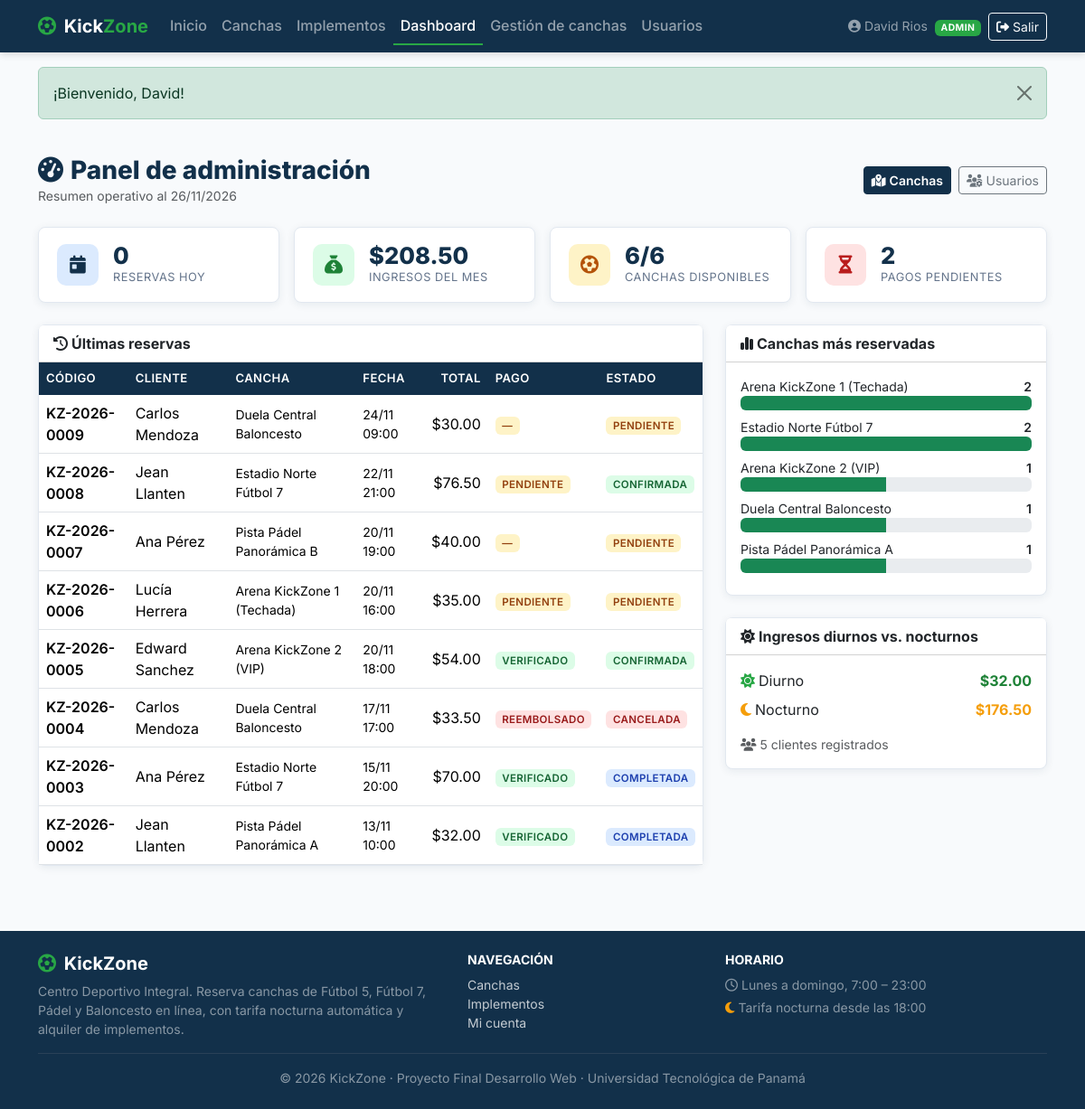
Page /admin/dashboard.php (signed in) on the committed database.
### tables this page shows
CREATE TABLE reservas (
    id_reserva INT AUTO_INCREMENT PRIMARY KEY,
    codigo_reserva VARCHAR(20) NOT NULL UNIQUE,
    id_cliente INT NOT NULL,
    id_cancha INT NOT NULL,
    fecha_reserva DATE NOT NULL,
    hora_inicio TIME NOT NULL,
    hora_fin TIME NOT NULL,
    es_tarifa_nocturna TINYINT(1) NOT NULL DEFAULT 0,
    subtotal_cancha DECIMAL(8,2) NOT NULL,
    subtotal_implementos DECIMAL(8,2) NOT NULL DEFAULT 0.00,
    total_pagar DECIMAL(8,2) NOT NULL,
    notas_cliente VARCHAR(255) NULL,
    estado ENUM('PENDIENTE', 'CONFIRMADA', 'COMPLETADA', 'CANCELADA') NOT NULL DEFAULT 'PENDIENTE',
    fecha_creacion TIMESTAMP DEFAULT CURRENT_TIMESTAMP,
    fecha_actualizacion TIMESTAMP NULL DEFAULT NULL ON UPDATE CURRENT_TIMESTAMP,
    CONSTRAINT chk_reserva_horario CHECK (hora_fin > hora_inicio),
    CONSTRAINT chk_reserva_total CHECK (total_pagar >= 0),
    CONSTRAINT fk_reserva_cliente FOREIGN KEY (id_cliente) REFERENCES usuarios(id_usuario) ON UPDATE CASCADE,
    CONSTRAINT fk_reserva_cancha FOREIGN KEY (id_cancha) REFERENCES canchas(id_cancha) ON UPDATE CASCADE,
    INDEX idx_reserva_fecha_cancha (id_cancha, fecha_reserva, estado),
    INDEX idx_reserva_cliente (id_cliente),
    INDEX idx_reserva_fecha_estado (fecha_reserva, estado)
);

CREATE TABLE canchas (
    id_cancha INT AUTO_INCREMENT PRIMARY KEY,
    id_deporte INT NOT NULL,
    nombre VARCHAR(100) NOT NULL,
    descripcion TEXT NOT NULL,
    superficie VARCHAR(60) NOT NULL,
    capacidad_jugadores INT NOT NULL,
    tarifa_diurna DECIMAL(8,2) NOT NULL,
    tarifa_nocturna DECIMAL(8,2) NOT NULL,
    hora_inicio_nocturna TIME NOT NULL DEFAULT '18:00:00',
    imagen_url VARCHAR(255) DEFAULT 'assets/img/cancha_default.jpg',
    estado ENUM('DISPONIBLE', 'MANTENIMIENTO', 'INACTIVA') NOT NULL DEFAULT 'DISPONIBLE',
    fecha_creacion TIMESTAMP DEFAULT CURRENT_TIMESTAMP,
    CONSTRAINT fk_cancha_deporte FOREIGN KEY (id_deporte) REFERENCES deportes(id_deporte) ON UPDATE CASCADE,
    INDEX idx_cancha_deporte (id_deporte),
    INDEX idx_cancha_estado (estado),
    INDEX idx_cancha_nombre (nombre)
);

### includes/seguridad.php (called while the page is built, shortened)
<?php
function e(mixed $valor): string
{
    return htmlspecialchars((string) $valor, ENT_QUOTES | ENT_SUBSTITUTE, 'UTF-8');
}
function url(string $ruta = ''): string
{
    return BASE_URL . ltrim($ruta, '/');
}

### admin/dashboard.php (the view, shortened to what this page needs)
<?php
$pdo = db();
$kpi = $pdo->query(
    "SELECT
        (SELECT COUNT(*) FROM reservas WHERE fecha_reserva = CURDATE() AND estado <> 'CANCELADA') AS reservas_hoy,
        (SELECT COALESCE(SUM(monto), 0) FROM pagos
          WHERE estado_pago = 'VERIFICADO'
            AND YEAR(fecha_pago) = YEAR(CURDATE()) AND MONTH(fecha_pago) = MONTH(CURDATE())) AS ingresos_mes,
        (SELECT COUNT(*) FROM canchas WHERE estado = 'DISPONIBLE') AS canchas_activas,
        (SELECT COUNT(*) FROM canchas) AS canchas_total,
        (SELECT COUNT(*) FROM pagos WHERE estado_pago = 'PENDIENTE') AS pagos_pendientes,
        (SELECT COUNT(*) FROM usuarios u JOIN roles r ON r.id_rol = u.id_rol WHERE r.nombre_rol = 'CLIENTE') AS clientes"
)->fetch();
$ingresosTurno = $pdo->query(
    "SELECT r.es_tarifa_nocturna, COALESCE(SUM(p.monto), 0) AS total
       FROM pagos p
       JOIN reservas r ON r.id_reserva = p.id_reserva
      WHERE p.estado_pago = 'VERIFICADO'
      GROUP BY r.es_tarifa_nocturna"
)->fetchAll(PDO::FETCH_KEY_PAIR);
$ingresoDia = (float) ($ingresosTurno[0] ?? 0);
$ingresoNoche = (float) ($ingresosTurno[1] ?? 0);
$topCanchas = $pdo->query(
    "SELECT c.nombre, COUNT(r.id_reserva) AS total
       FROM canchas c
       LEFT JOIN reservas r ON r.id_cancha = c.id_cancha AND r.estado <> 'CANCELADA'
      GROUP BY c.id_cancha, c.nombre
      ORDER BY total DESC, c.nombre
      LIMIT 5"
)->fetchAll();
$maxReservas = max(1, (int) ($topCanchas[0]['total'] ?? 1));
$ultimas = $pdo->query(
    "SELECT r.codigo_reserva, r.fecha_reserva, r.hora_inicio, r.total_pagar, r.estado,
            CONCAT(u.nombre, ' ', u.apellido) AS cliente, c.nombre AS cancha,
            (SELECT p.estado_pago FROM pagos p WHERE p.id_reserva = r.id_reserva ORDER BY p.id_pago DESC LIMIT 1) AS estado_pago
       FROM reservas r
       JOIN usuarios u ON u.id_usuario = r.id_cliente
       JOIN canchas c ON c.id_cancha = r.id_cancha
      ORDER BY r.fecha_creacion DESC, r.id_reserva DESC
      LIMIT 8"
)->fetchAll();
require __DIR__ . '/../includes/header.php';
?>
<div class="container py-4">
    <div class="d-flex flex-wrap justify-content-between align-items-center mb-4 gap-2">
        <div>
            <h1 class="h3 kz-titulo-seccion mb-0"><i class="fa-solid fa-gauge-high me-2"></i>Panel de administración</h1>
            <p class="text-muted small mb-0">Resumen operativo al <?= e(date('d/m/Y')) ?></p>
        </div>
        <div class="d-flex gap-2">
            <a href="<?= e(url('admin/canchas.php')) ?>" class="btn btn-kz-azul btn-sm"><i class="fa-solid fa-map-location-dot me-1"></i>Canchas</a>
            <a href="<?= e(url('admin/usuarios.php')) ?>" class="btn btn-outline-secondary btn-sm"><i class="fa-solid fa-users-gear me-1"></i>Usuarios</a>
        </div>
    </div>
    <div class="row g-3 mb-4">
        <div class="col-sm-6 col-xl-3">
            <div class="kz-kpi d-flex align-items-center gap-3">
                <span class="kz-kpi-icono kz-icono-azul"><i class="fa-solid fa-calendar-day"></i></span>
                <div><div class="kz-kpi-valor"><?= (int) $kpi['reservas_hoy'] ?></div><div class="kz-kpi-label">Reservas hoy</div></div>
            </div>
        </div>
        <div class="col-sm-6 col-xl-3">
            <div class="kz-kpi d-flex align-items-center gap-3">
                <span class="kz-kpi-icono kz-icono-verde"><i class="fa-solid fa-sack-dollar"></i></span>
                <div><div class="kz-kpi-valor">$<?= e(number_format((float) $kpi['ingresos_mes'], 2)) ?></div><div class="kz-kpi-label">Ingresos del mes</div></div>
            </div>
        </div>
        <div class="col-sm-6 col-xl-3">
            <div class="kz-kpi d-flex align-items-center gap-3">
                <span class="kz-kpi-icono kz-icono-ambar"><i class="fa-solid fa-futbol"></i></span>
                <div><div class="kz-kpi-valor"><?= (int) $kpi['canchas_activas'] ?>/<?= (int) $kpi['canchas_total'] ?></div><div class="kz-kpi-label">Canchas disponibles</div></div>
            </div>
        </div>
        <div class="col-sm-6 col-xl-3">
            <div class="kz-kpi d-flex align-items-center gap-3">
                <span class="kz-kpi-icono kz-icono-rojo"><i class="fa-solid fa-hourglass-half"></i></span>
                <div><div class="kz-kpi-valor"><?= (int) $kpi['pagos_pendientes'] ?></div><div class="kz-kpi-label">Pagos pendientes</div></div>
            </div>
        </div>
    </div>
    <div class="row g-4">
        <div class="col-lg-8">
            <div class="card kz-card">
                <div class="card-header bg-white fw-bold"><i class="fa-solid fa-clock-rotate-left me-1"></i>Últimas reservas</div>
                <div class="table-responsive">
                    <table class="table table-hover kz-tabla mb-0">
                        <thead>
                        <tr><th>Código</th><th>Cliente</th><th>Cancha</th><th>Fecha</th><th class="text-end">Total</th><th>Pago</th><th>Estado</th></tr>
                        </thead>
                        <tbody>
                        <?php foreach ($ultimas as $r): ?>
                            <tr>
                                <td class="fw-semibold"><?= e($r['codigo_reserva']) ?></td>
                                <td><?= e($r['cliente']) ?></td>
                                <td class="small"><?= e($r['cancha']) ?></td>
                                <td class="small"><?= e(date('d/m', strtotime($r['fecha_reserva']))) ?> <?= e(substr($r['hora_inicio'], 0, 5)) ?></td>
                                <td class="text-end">$<?= e(number_format((float) $r['total_pagar'], 2)) ?></td>
                                <td><span class="badge kz-estado kz-estado-<?= e($r['estado_pago'] ?? 'PENDIENTE') ?>"><?= e($r['estado_pago'] ?? '—') ?></span></td>
                                <td><span class="badge kz-estado kz-estado-<?= e($r['estado']) ?>"><?= e($r['estado']) ?></span></td>
                            </tr>
                        <?php endforeach; ?>
                        </tbody>
                    </table>
                </div>
            </div>
        </div>
        <div class="col-lg-4">
            <div class="card kz-card mb-4">
                <div class="card-header bg-white fw-bold"><i class="fa-solid fa-chart-simple me-1"></i>Canchas más reservadas</div>
                <div class="card-body">
                    <?php foreach ($topCanchas as $t): ?>
                        <?php $pct = (int) round(((int) $t['total'] / $maxReservas) * 100 / 10) * 10; ?>
                        <div class="mb-2">
                            <div class="d-flex justify-content-between small">
                                <span><?= e($t['nombre']) ?></span><span class="fw-semibold"><?= (int) $t['total'] ?></span>
                            </div>
                            <div class="progress" role="progressbar" aria-valuenow="<?= $pct ?>" aria-valuemin="0" aria-valuemax="100">
                                <div class="progress-bar bg-success w-<?= $pct >= 100 ? 100 : ($pct >= 75 ? 75 : ($pct >= 50 ? 50 : ($pct >= 25 ? 25 : 0))) ?>"></div>
                            </div>
                        </div>
                    <?php endforeach; ?>
                </div>
            </div>
            <div class="card kz-card">
                <div class="card-header bg-white fw-bold"><i class="fa-solid fa-sun me-1"></i>Ingresos diurnos vs. nocturnos</div>
                <div class="card-body">
                    <div class="d-flex justify-content-between mb-2">
                        <span><i class="fa-solid fa-sun text-kz-verde me-1"></i>Diurno</span>
                        <span class="kz-tarifa-dia">$<?= e(number_format($ingresoDia, 2)) ?></span>
                    </div>
                    <div class="d-flex justify-content-between mb-3">
                        <span><i class="fa-solid fa-moon text-kz-ambar me-1"></i>Nocturno</span>
                        <span class="kz-tarifa-noche">$<?= e(number_format($ingresoNoche, 2)) ?></span>
                    </div>
                    <div class="small text-muted"><i class="fa-solid fa-users me-1"></i><?= (int) $kpi['clientes'] ?> clientes registrados</div>
                </div>
            </div>
        </div>
    </div>
</div>
<?php require __DIR__ . '/../includes/footer.php'; ?>

### assets/css/estilos.css (style rules this page uses)
:root { --kz-azul: #12304A; --kz-azul-claro: #1C4A70; --kz-verde: #28A745; --kz-verde-oscuro: #1E8237; --kz-fondo: #F8FAFC; --kz-ambar: #F59E0B; --kz-texto: #1F2937; --kz-gris: #64748B; --kz-borde: #E2E8F0; --kz-radio: 8px; --kz-sombra: 0 2px 10px rgba(18, 48, 74, .08); --kz-sombra-hover: 0 8px 24px rgba(18, 48, 74, .16); }
body { font-family: 'Inter', 'Segoe UI', system-ui, -apple-system, sans-serif; background-color: var(--kz-fondo); color: var(--kz-texto); }
.text-kz-verde { color: var(--kz-verde) !important; }
.text-kz-ambar { color: var(--kz-ambar) !important; }
.btn-kz-azul { background-color: var(--kz-azul); border-color: var(--kz-azul); color: #fff; font-weight: 600; }
.kz-card { border: 1px solid var(--kz-borde); border-radius: var(--kz-radio); box-shadow: var(--kz-sombra); background: #fff; transition: transform .15s ease, box-shadow .15s ease; }
.kz-tarifa-dia { color: var(--kz-verde-oscuro); font-weight: 700; }
.kz-tarifa-noche { color: var(--kz-ambar); font-weight: 700; }
.kz-estado { font-size: .72rem; font-weight: 600; letter-spacing: .03em; }
.kz-estado-DISPONIBLE, .kz-estado-ACTIVO, .kz-estado-CONFIRMADA, .kz-estado-VERIFICADO { background-color: #DCFCE7; color: #166534; }
.kz-estado-PENDIENTE, .kz-estado-MANTENIMIENTO { background-color: #FEF3C7; color: #92400E; }
.kz-estado-COMPLETADA { background-color: #DBEAFE; color: #1E40AF; }
.kz-estado-CANCELADA, .kz-estado-INACTIVA, .kz-estado-INACTIVO, .kz-estado-REEMBOLSADO { background-color: #FEE2E2; color: #991B1B; }
.kz-titulo-seccion { font-weight: 800; color: var(--kz-azul); }
.kz-kpi { border-radius: var(--kz-radio); background: #fff; border: 1px solid var(--kz-borde); box-shadow: var(--kz-sombra); padding: 1.1rem 1.25rem; }
.kz-kpi .kz-kpi-icono { width: 46px; height: 46px; border-radius: 10px; display: inline-flex; align-items: center; justify-content: center; font-size: 1.25rem; }
.kz-kpi .kz-kpi-valor { font-size: 1.6rem; font-weight: 800; color: var(--kz-azul); line-height: 1.1; }
.kz-kpi .kz-kpi-label { font-size: .8rem; color: var(--kz-gris); text-transform: uppercase; letter-spacing: .04em; }
.kz-icono-verde { background: #DCFCE7; color: var(--kz-verde-oscuro); }
.kz-icono-azul { background: #DBEAFE; color: var(--kz-azul); }
.kz-icono-ambar { background: #FEF3C7; color: #B45309; }
.kz-icono-rojo { background: #FEE2E2; color: #B91C1C; }
.kz-tabla thead th { background-color: var(--kz-azul); color: #fff; font-weight: 600; font-size: .82rem; text-transform: uppercase; letter-spacing: .03em; border: 0; }
.kz-tabla td { vertical-align: middle; }

### rows in the picture
reservas: codigo_reserva "KZ-2026-0009", cliente "Carlos Mendoza", id_cancha.nombre "Duela Central Baloncesto", fecha_reserva "24/11", hora_inicio "09:00", total_pagar "30.00", estado_pago "—", estado "PENDIENTE"
reservas: codigo_reserva "KZ-2026-0008", cliente "Jean Llanten", id_cancha.nombre "Estadio Norte Fútbol 7", fecha_reserva "22/11", hora_inicio "21:00", total_pagar "76.50", estado_pago "PENDIENTE", estado "CONFIRMADA"
reservas: codigo_reserva "KZ-2026-0007", cliente "Ana Pérez", id_cancha.nombre "Pista Pádel Panorámica B", fecha_reserva "20/11", hora_inicio "19:00", total_pagar "40.00", estado_pago "—", estado "PENDIENTE"
reservas: codigo_reserva "KZ-2026-0006", cliente "Lucía Herrera", id_cancha.nombre "Arena KickZone 1 (Techada)", fecha_reserva "20/11", hora_inicio "16:00", total_pagar "35.00", estado_pago "PENDIENTE", estado "PENDIENTE"
reservas: codigo_reserva "KZ-2026-0005", cliente "Edward Sanchez", id_cancha.nombre "Arena KickZone 2 (VIP)", fecha_reserva "20/11", hora_inicio "18:00", total_pagar "54.00", estado_pago "VERIFICADO", estado "CONFIRMADA"
reservas: codigo_reserva "KZ-2026-0004", cliente "Carlos Mendoza", id_cancha.nombre "Duela Central Baloncesto", fecha_reserva "17/11", hora_inicio "17:00", total_pagar "33.50", estado_pago "REEMBOLSADO", estado "CANCELADA"
reservas: codigo_reserva "KZ-2026-0003", cliente "Ana Pérez", id_cancha.nombre "Estadio Norte Fútbol 7", fecha_reserva "15/11", hora_inicio "20:00", total_pagar "70.00", estado_pago "VERIFICADO", estado "COMPLETADA"
reservas: codigo_reserva "KZ-2026-0002", cliente "Jean Llanten", id_cancha.nombre "Pista Pádel Panorámica A", fecha_reserva "13/11", hora_inicio "10:00", total_pagar "32.00", estado_pago "VERIFICADO", estado "COMPLETADA"

### other values in the picture
$u['nombre'] "David Rios"
$u['rol'] "ADMIN"
$m['mensaje'] "¡Bienvenido, David!"
$kpi['reservas_hoy'] "0"
$kpi['ingresos_mes'] "208.50"
$kpi['canchas_activas'] "6"
$kpi['canchas_total'] "6"
$kpi['pagos_pendientes'] "2"
$t['nombre'] "Arena KickZone 1 (Techada)"
$t['total'] "2"
$t['nombre'] "Estadio Norte Fútbol 7"
$t['nombre'] "Arena KickZone 2 (VIP)"
$t['total'] "1"
$t['nombre'] "Duela Central Baloncesto"
$t['nombre'] "Pista Pádel Panorámica A"
